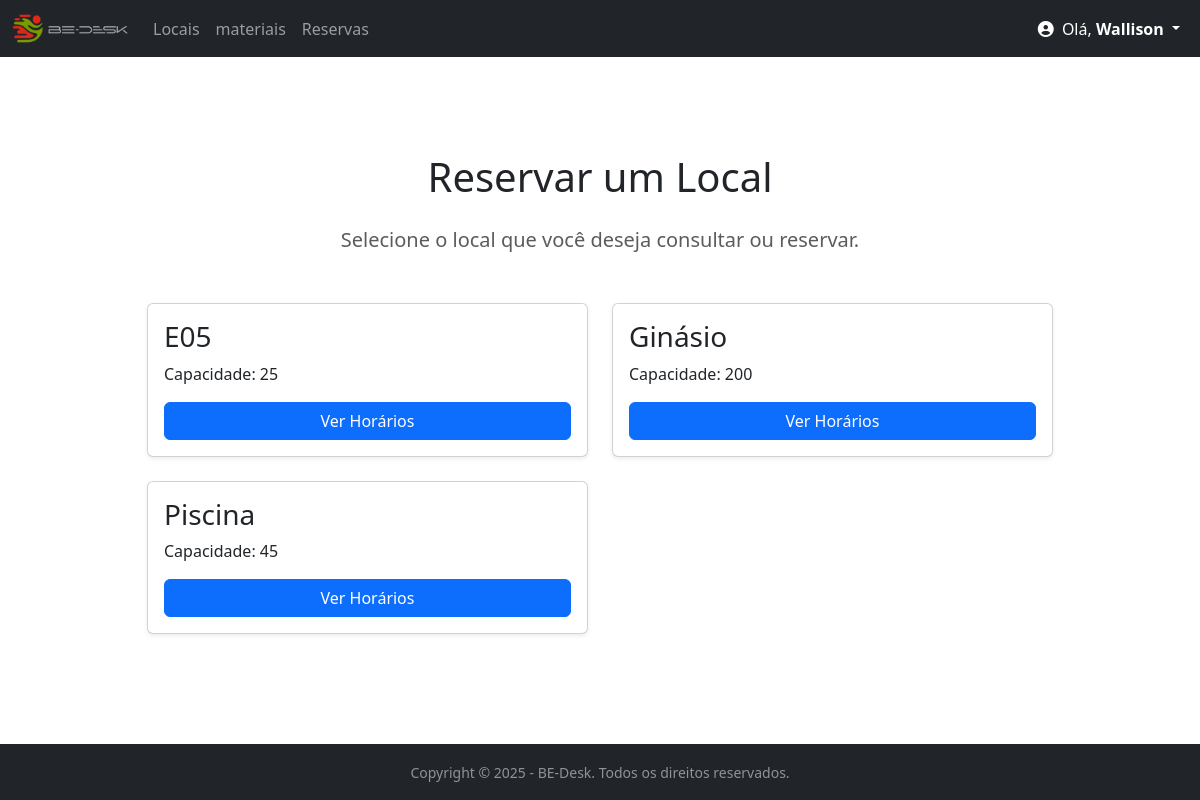
The app's page /locais/ (signed in) with its own data.
### bedesk/models.py (models this page shows, shortened)
class Sala(models.Model):
    nome = models.CharField(max_length=100)
    capacidade = models.IntegerField(default=1)

### bedesk/views.py (the view)
# urls.py: path('locais/', views.lista_locais, name='lista_locais'),
@login_required
def lista_locais(request):
    locais = Sala.objects.all().order_by('nome')
    context = {
        'locais': locais
    }
    return render(request, 'bedesk/lista_locais.html', context)

### bedesk/context_processors.py (called while the page is built)
def notificacoes_pendentes(request):
    total_pendentes = 0
    if request.user.is_authenticated and request.user.is_staff:
        salas_pendentes_count = Agendamento.objects.filter(status='PENDENTE').count()
        recursos_pendentes_count = ReservaRecurso.objects.filter(status='PENDENTE').count()
        total_pendentes = salas_pendentes_count + recursos_pendentes_count
    return {
        'pendentes_count': total_pendentes
    }

### bedesk/templates/bedesk/lista_locais.html (shortened to what this page needs)
{% extends 'bedesk/base.html' %}
{% block content %}
<div class="container mt-5">
    <div class="row justify-content-center">
        <div class="col-md-10">
            <h1 class="text-center mb-4">Reservar um Local</h1>
            <p class="text-center text-muted fs-5 mb-5">
                Selecione o local que você deseja consultar ou reservar.
            </p>
            <div class="row">
                {% for local in locais %}
                <div class="col-md-6 mb-4">
                    <div class="card h-100 shadow-sm">
                        <div class="card-body d-flex flex-column">
                            <h3 class="card-title">{{ local.nome }}</h3>
                            <p class="card-text">
                                Capacidade: {{ local.capacidade|default:"Não informada" }}
                            </p>
                            <a href="{% url 'detalhe_sala' local.nome %}" class="btn btn-primary mt-auto">
                                Ver Horários
                            </a>
                        </div>
                    </div>
                </div>
                {% empty %}
                <div class="col-12">
                    <div class="alert alert-warning" role="alert">
                        Nenhum local cadastrado no sistema ainda.
                    </div>
                </div>
                {% endfor %}
                </div>
        </div>
    </div>
</div>
{% endblock %}

### bedesk/templates/bedesk/base.html (shortened to what this page needs)
{% load static %}
<!DOCTYPE html>
<html lang="pt-br">
<head>
    {% block head %}
    <link href="https://cdn.jsdelivr.net/npm/bootstrap@5.3.3/dist/css/bootstrap.min.css"
          rel="stylesheet">
    <link rel="stylesheet"
          href="https://cdnjs.cloudflare.com/ajax/libs/font-awesome/6.4.0/css/all.min.css">
    {% endblock %}
</head>
<body class="d-flex flex-column min-vh-100">
{% block nav %}
<nav class="navbar navbar-expand-lg navbar-dark bg-dark">
    <div class="container-fluid">
        <a class="navbar-brand" href="{% url 'inicio' %}">
            <img src="{% static 'img/logo1.png' %}"
                 alt="Logo BE-Desk - Voltar ao Início"
                 height="30"
                 class="d-inline-block align-text-top">
        </a>
        <div class="collapse navbar-collapse" id="navbarNav">
            <ul class="navbar-nav">
                <li class="nav-item">
                    <a class="nav-link" href="{% url 'lista_locais' %}">Locais</a>
                </li>
                <li class="nav-item">
                    <a class="nav-link" href="{% url 'lista_recursos' %}">materiais</a>
                </li>
                <li class="nav-item">
                    <a class="nav-link" href="{% url 'lista_reserva' %}">Reservas</a>
                </li>
            </ul>
            <ul class="navbar-nav ms-auto align-items-center">
                {% if user.is_authenticated %}
                <li class="nav-item dropdown">
                    <a class="nav-link dropdown-toggle text-white"
                       href="#" id="navbarDropdownMenuLink"
                       role="button" data-bs-toggle="dropdown" aria-expanded="false">
                        <i class="fas fa-user-circle me-1"></i>
                        Olá, <strong>
                            {% if user.first_name %}
                                {{ user.first_name }}
                            {% else %}
                                {{ user.username }}
                            {% endif %}
                        </strong>
                    </a>
                </li>
                {% else %}
                <li class="nav-item">
                    <a class="btn btn-outline-light" href="{% url 'login' %}">Entrar</a>
                </li>
                {% endif %}
            </ul>
        </div>
    </div>
</nav>
{% endblock %}
<div class="container mt-5 flex-grow-1">
    {% block content %}
    {% endblock %}
</div> <footer class="footer mt-auto py-3 bg-dark text-white-50 w-100">
    <div class="container-fluid text-center">
        <small>
            Copyright &copy; {% now "Y" %} - BE-Desk. Todos os direitos reservados.
        </small>
    </div>
</footer>
</body>
</html>

### records on screen
Sala: nome "E05", capacidade "25"
Sala: nome "Ginásio", capacidade "200"
Sala: nome "Piscina", capacidade "45"

### other values on screen
{{ user.first_name }} "Wallison"
